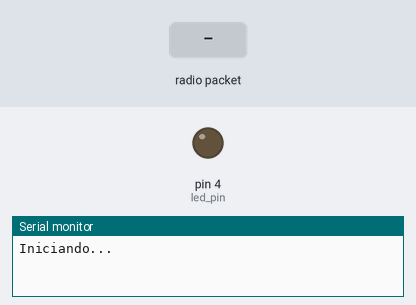
This sketch was run on a simulated Arduino Uno, built with avr-gcc and run on an emulated ATmega328P. On the bench: output pins drawn as LEDs (lit = HIGH), the last lines printed to the serial monitor. The inputs (shaded band) are chosen by the test bench. No radio packets arrive unless stated.

Above: at 3.2 s.
3.3 s: radio packet "AM2 196 3893" arrives
At 4.2 s:
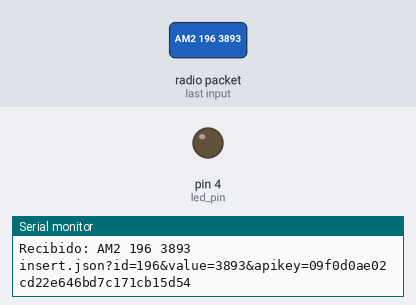
4.8 s: radio packet "CA01 4 23" arrives
At 6.3 s:
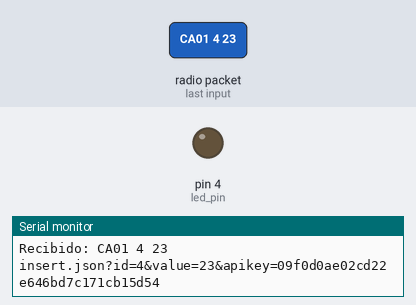
7.0 s: radio packet "1" arrives
At 8.3 s:
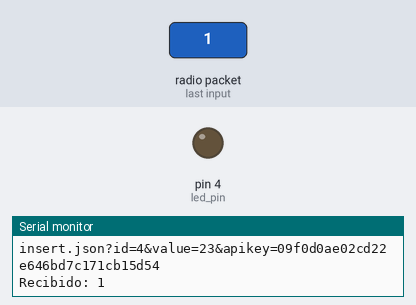
Timing chart, 0 to 10.0 s (numbered marks = the images above; inputs shaded):
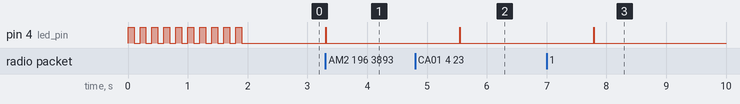

Measured:
- after the input at 3.3 s, pin 4 (led_pin): LOW → HIGH at once, → LOW 0.01 s later
- after the input at 4.8 s, pin 4 (led_pin): LOW → HIGH after 0.75 s, → LOW 0.01 s later
- after the input at 7.0 s, pin 4 (led_pin): LOW → HIGH after 0.79 s, → LOW 0.01 s later

The sketch:

PROMINI5_SERVER_ETH.ino
```cpp
/* v1.0.1
 * COMPATIBLE:
 *  - ARDUINO UNO
 *  - ARDUINO Pro Mini 5V
 * NOTAS:
 * - No olvidar cambiar en VirtualWire.h el valor de VW_MAX_MESSAGE_LEN a 50
 */

#include <avr/wdt.h>

#define SERIALPRINT   // Para sacar información por consola (mejor desactivar para producción)
#define SENAL_LED  // Si queremos que se encienda el led_pin
//#define LEONARDO

// lED
const int led_pin = 4;  // No utilizar el PIN-13 pues es usado por el Ethernet (SCK)

// Reinicios programados
long milisecIniciales = 0;
long reinicoCadaSegundos = 60 * 30; // Configurar (60*30 = cada 30min)

// ************ RF ************

#include <VirtualWire.h>
byte message[VW_MAX_MESSAGE_LEN]; // a buffer to store the incoming messages
byte messageLength = VW_MAX_MESSAGE_LEN; // the size of the message
const int RX_DIO_Pin = 9;  // usar 2 ó 9 por diseño

// ************ ETH ************

#include <EtherCard.h>

// ethernet interface mac address, must be unique on the LAN. Macs FIEB AA, AB, AC, AF
static byte mymac[] = { 0x74, 0x69, 0x69, 0x2D, 0x30, 0xB8 };
byte Ethernet::buffer[700];
static uint32_t timer;
const char website[] PROGMEM = "b.conectate.es";

// EmonCMS
char EMONCMS_Key[] = "09f0d0ae02cd22e646bd7c171cb15d54";

int REQ = 1;

void setup() {
  #ifdef SERIALPRINT
    Serial.begin(115200);
  #endif

  #ifdef SENAL_LED
    pinMode(led_pin, OUTPUT);
  #endif

  // RF
  vw_set_rx_pin(RX_DIO_Pin);
  vw_set_ptt_inverted(true);
  vw_setup(2000); // Bits per sec
  vw_rx_start(); // Start the receiver

  /*** Para reiniciar cada X segundos ***/
  //clear all flags
  MCUSR = 0;
  /* Write logical one to WDCE and WDE */
  /* Keep old prescaler setting to prevent unintentional time-out */
  WDTCSR |= _BV(WDCE) | _BV(WDE);
  WDTCSR = 0;

  milisecIniciales = millis();

  Serial.print(F("Iniciando...\n"));

  // Ethernet. Leonardo usa PIN 10, resto de Arduinos PIN 8
  #ifdef LEONARDO
  if (ether.begin(sizeof Ethernet::buffer, mymac, 10) == 0)
    Serial.println(F("ERROR de acceso al controlador Ethernet!"));
  #else
  if (ether.begin(sizeof Ethernet::buffer, mymac) == 0)
    Serial.println(F("ERROR de acceso al controlador Ethernet!"));
  #endif


  if (!ether.dhcpSetup()) {
    Serial.print(F("ERROR DHCP!"));
    software_Reset();
  }

  ether.printIp("IP:  ", ether.myip);
  ether.printIp("GW:  ", ether.gwip);
  ether.printIp("DNS: ", ether.dnsip);

  if (!ether.dnsLookup(website)) {
    Serial.print(F("ERROR DNS!\nReiniciando\n"));
    software_Reset();
  }

  ether.printIp("SRV: ", ether.hisip);
  Serial.println((""));

  #ifdef SENAL_LED
    parpadeo(led_pin, 10, 100); // 2 segundos
  #endif
}

void loop() {
  tenemosQueReiniciar();

  uint8_t message[VW_MAX_MESSAGE_LEN];
  uint8_t messageLength = VW_MAX_MESSAGE_LEN;

  char linea[100] = "";

  ether.packetLoop(ether.packetReceive());
    if (vw_get_message(message, &messageLength))  {
      vw_rx_stop();
      REQ = 0;
      strcpy(linea, "");

      #ifdef SERIALPRINT
        Serial.print(F("Recibido: "));
      #endif SERIALPRINT
      for (int i = 0; i < messageLength; i++) {
        sprintf(linea, "%s%c\0", linea, message[i]);
        // Serial.write(message[i]);
      }

      #ifdef SERIALPRINT
        Serial.println(linea);
      #endif
      realizarLlamada(linea, ' ');
      #ifdef SENAL_LED
        parpadeo(led_pin, 1, 10);  // Hay q darle poco tiempo para que pueda responder a muchas peticiones
      #endif
      delay(2221);
      vw_rx_start();
    }


}

static void my_callback (byte status, word off, word len) {
  Serial.println(">>>> REQ");
  Ethernet::buffer[off + 300] = 0;
  return;
  // Serial.print((const char*) Ethernet::buffer + off);
  // Serial.println(">>>> REQ");
}

void tenemosQueReiniciar() {
  unsigned long milisecActuales = millis();
  if (milisecActuales - milisecIniciales > reinicoCadaSegundos * 1000) {
    software_Reset();
  }
}

void software_Reset() {
  // http://www.xappsoftware.com/wordpress/2013/06/24/three-ways-to-reset-an-arduino-board-by-code/
  // http://arduino.stackexchange.com/questions/1477/reset-an-arduino-uno-by-an-command-software
  #ifdef SERIALPRINT
    Serial.print(F("Reinicio programado.\n"));
  #endif

  #ifdef LEONARDO
    milisecIniciales = millis();
    Serial.print(F("En Leonardo no se reinicia!!\n"));
    return;
  #endif

  #ifndef LEONARDO
    delay(1000);
    asm volatile ("  jmp 0");
  #endif

  wdt_enable(WDTO_120MS); // turn on the WatchDog and don't stroke it.
  for (;;) {
    // do nothing and wait for the eventual...
  }
}

int getLongitudCaracteresUsadosEnArray(char cadena[]) {
  char *cadena_ptr = &cadena[0];
  return strlen(cadena_ptr);
}

int contieneCaracter(char cadena[], char caracter) {
  int longitud = getLongitudCaracteresUsadosEnArray(cadena);

  for(int t = 0; t < longitud; t++) {
    if(cadena[t]==caracter) {
      return true;
    }
  }

  return false;
}

void realizarLlamada(char mensaje[], char separador) {
  // printf("Recibido: %s\n", mensaje);
  char id[20] = "", valor[100] = "";
  int _id = 0, _valor = 0;
  int numSeparadoresEncontrados = 0;
  bool todoCorrecto = false;
  char paguinaWeb[150] = ""; // "AM2 196 3893" || "AM2 {t:32.3,h:23.2,v:3222}"

  bool esNodo = contieneCaracter(mensaje, '{');
  int longitudMensaje = getLongitudCaracteresUsadosEnArray(mensaje);

  if (!esNodo) {
    for (int t = 0; t < longitudMensaje; t++) {
      // Tres parámetros: "CA01 4 23". El primero no sirve para nada
      if ((numSeparadoresEncontrados == 1) && (mensaje[t] != separador)) {  // estamos leyendo el ID/Nodo
        id[_id] = mensaje[t];
        _id++;
      }
      if ((numSeparadoresEncontrados == 2) && (mensaje[t] != separador)) {  // estamos leyendo el valor
        valor[_valor] = mensaje[t];
        _valor++;
      }
      if ((mensaje[t] == separador) || (t == longitudMensaje - 1)) {
        numSeparadoresEncontrados++;
      }
      if (numSeparadoresEncontrados == 3) {
        // Estamos ante otro ID+Valor
        valor[_valor] = '\0';
        id[_id] = '\0';
        sprintf(paguinaWeb, "insert.json?id=%s&value=%s&apikey=%s", id, valor, EMONCMS_Key);
        todoCorrecto = true;
        break;
      }
    }
  } else {
    // Dos parámetros: "AA00 {t:21.1,h:71,v:5120}"
    for (int t = 0; t < longitudMensaje; t++) {
      if ((numSeparadoresEncontrados == 0) && (mensaje[t] != separador)) {  // estamos leyendo el ID/Nodo
        id[_id] = mensaje[t];
        _id++;
      }
      if ((numSeparadoresEncontrados == 1) && (mensaje[t] != separador)) {  // estamos leyendo el valor
        valor[_valor] = mensaje[t];
        _valor++;
      }
      if ((mensaje[t] == separador) || (t == longitudMensaje - 1)) {
        numSeparadoresEncontrados++;
      }
      if (numSeparadoresEncontrados == 2) {
        // FIN
        valor[_valor] = '\0';
        id[_id] = '\0';
        sprintf(paguinaWeb, "post.json?node=%s&apikey=%s&json=%s", id, EMONCMS_Key, valor);
        if (contieneCaracter(valor, '}'))
          todoCorrecto = true;
        break;
      }
    }
  }

  if (todoCorrecto) {
    #ifdef SERIALPRINT
      Serial.println(paguinaWeb);
    #endif

    if (!esNodo)
      ether.browseUrl(PSTR("/emoncms/feed/"), paguinaWeb, website, my_callback);
    else
      ether.browseUrl(PSTR("/emoncms/input/"), paguinaWeb, website, my_callback);

  }
}

void parpadeo(int pinLed, int veces, int tiempo) {
  for (int t = 0; t < veces; t++) {
    digitalWrite(pinLed, HIGH);
    delay(tiempo);
    digitalWrite(pinLed, LOW);
    delay(tiempo);
  }
}
```
